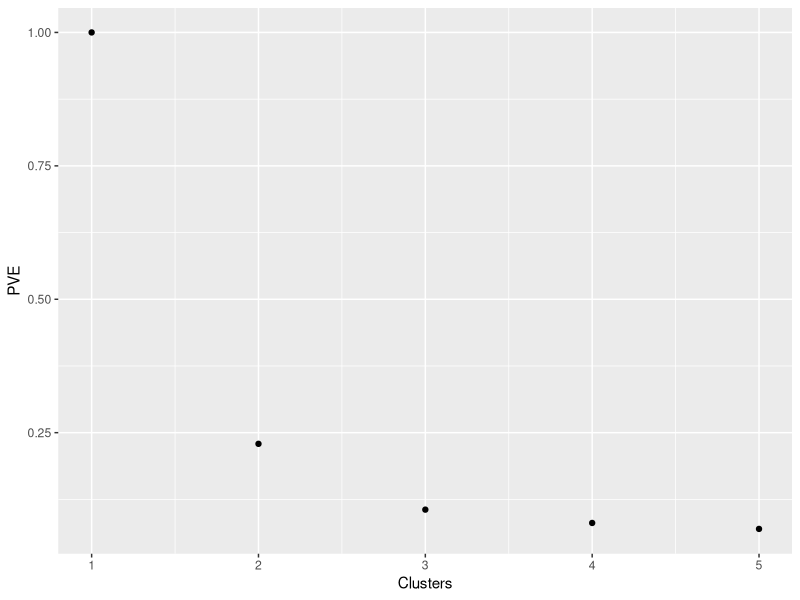
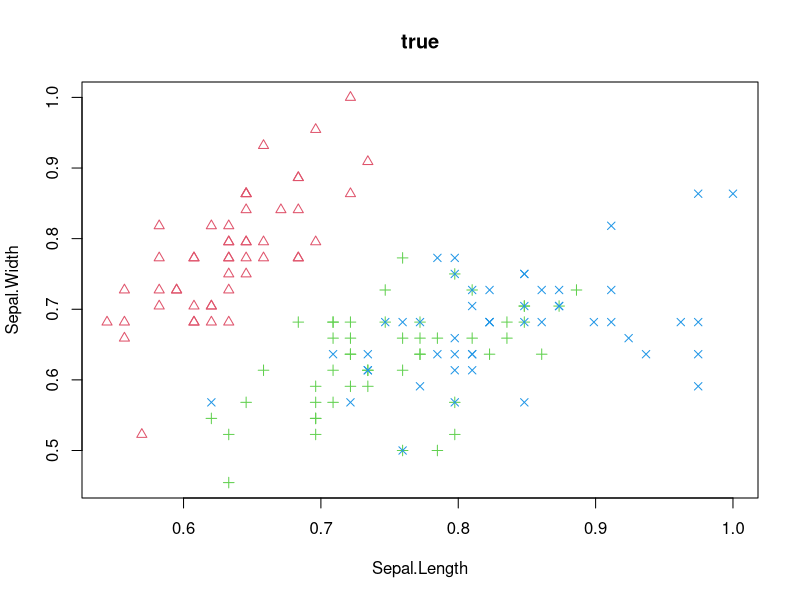
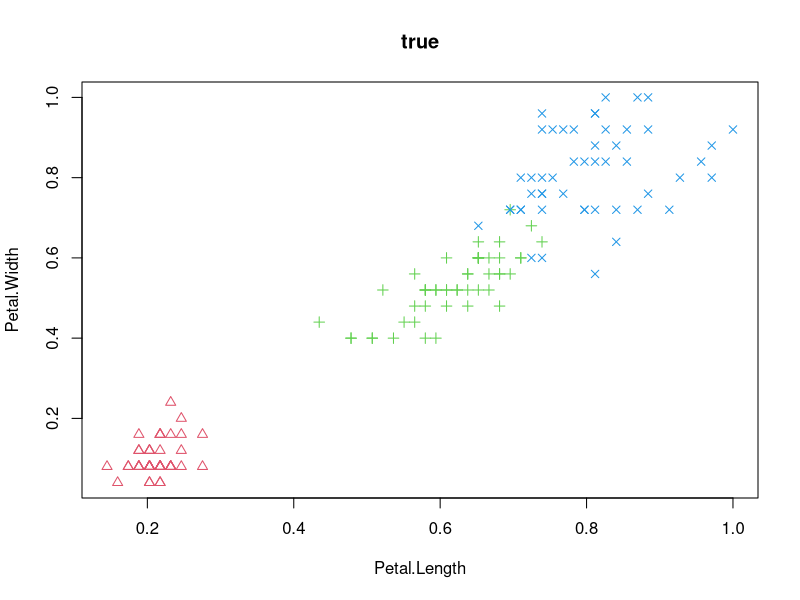
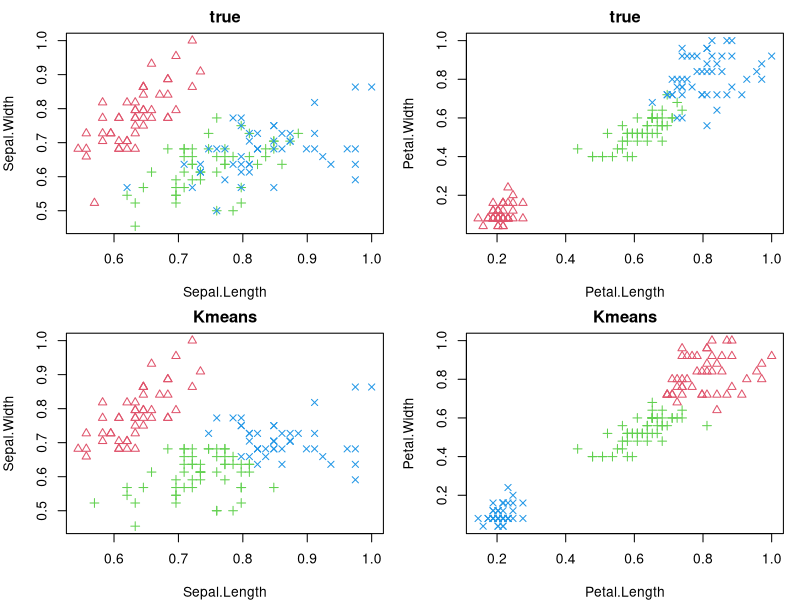
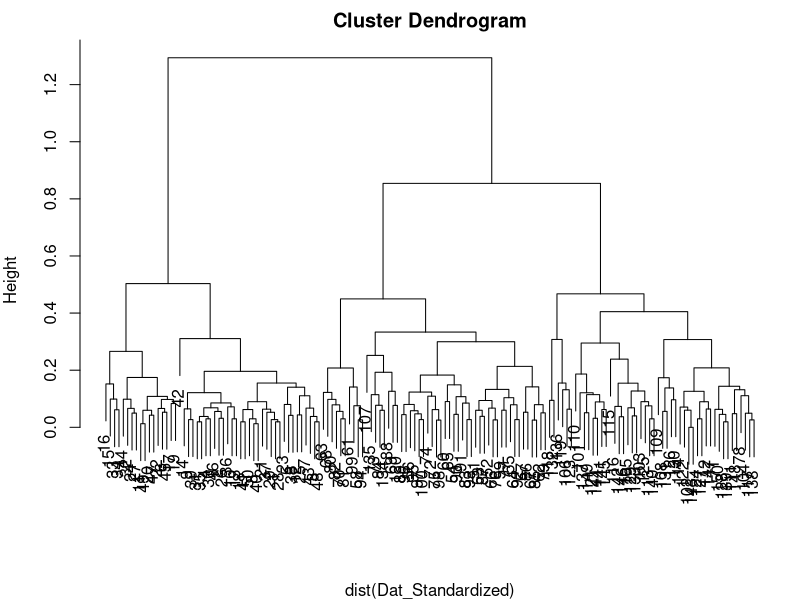
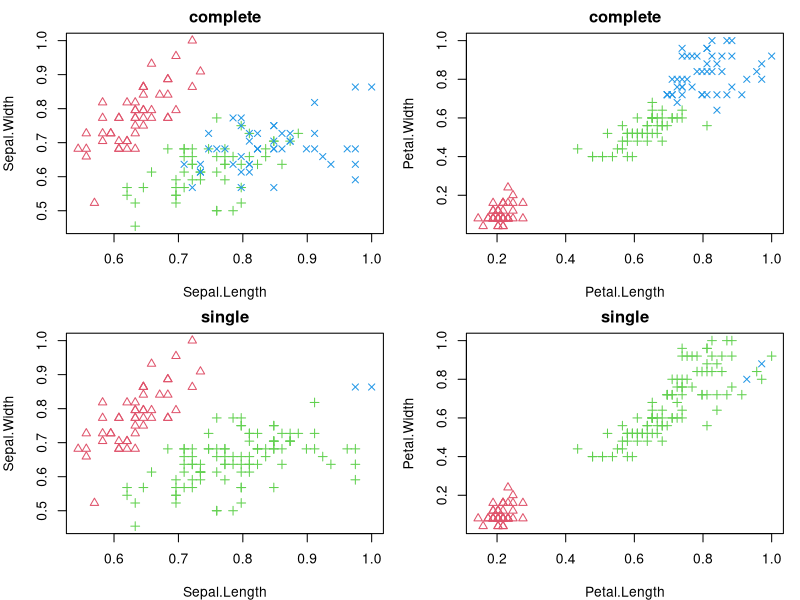
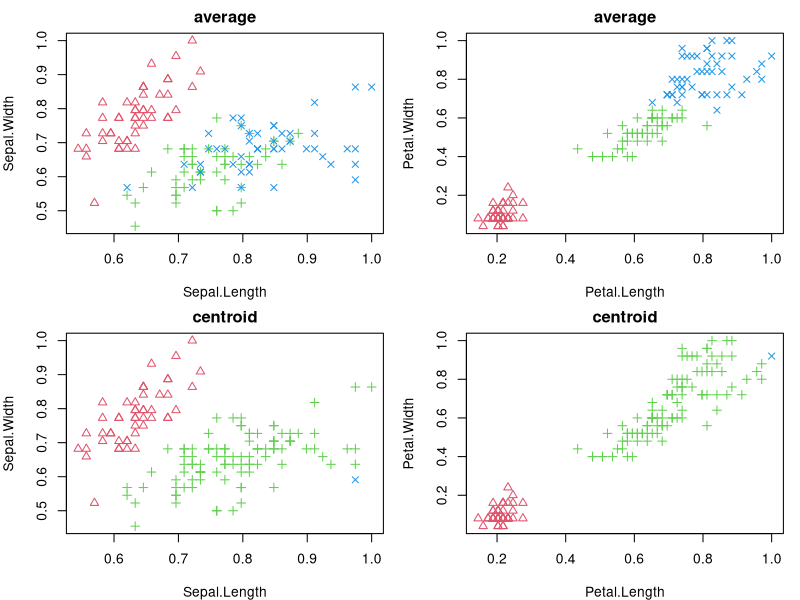
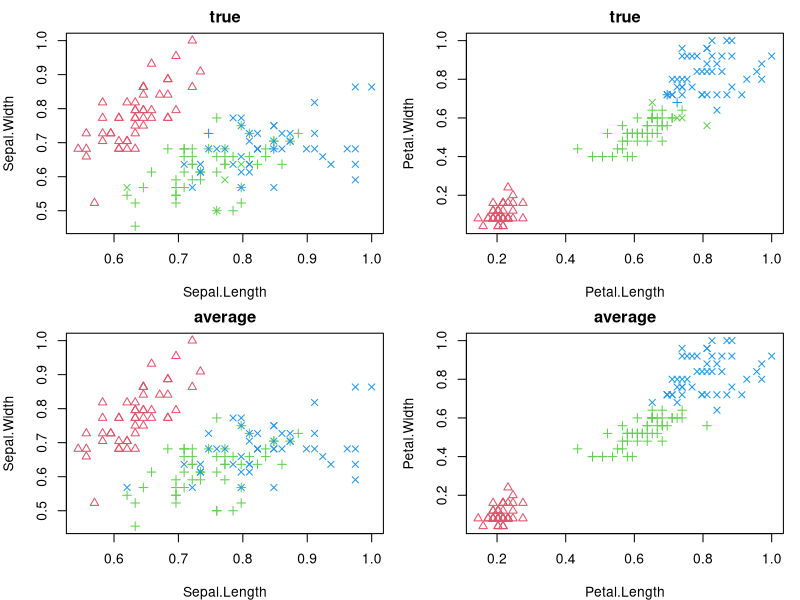

The R script that drew these images, in order:
## ---- chunk 1
knitr::opts_chunk$set(echo = TRUE)
## ---- chunk 2
suppressMessages(library(tidyverse))
library(ggplot2)
data("iris")

Dat <- iris %>% select(-Species)
str(Dat)
head(Dat)

Dat_Standardized <- sapply(Dat, FUN = function(x){
  x/max(x)
})

Dat_Compare_Standardized <- Dat_Standardized %>% as.data.frame %>%
  mutate(Species = as.numeric(iris$Species))


Albuen <- c()
for (i in 1:5) {
  tmp <- kmeans(Dat_Standardized, i, nstart = 50)
  Albuen[i] <- tmp$tot.withinss/tmp$totss
}
Albue_Plot <- tibble(PVE = Albuen, Clusters = seq_along(PVE))

ggplot(data = Albue_Plot, mapping = aes(x = Clusters, y = PVE)) +
  geom_point()

## ---- chunk 3

plot(Dat_Standardized[,1:2], pch = Dat_Compare_Standardized$Species + 1, col = Dat_Compare_Standardized$Species + 1, main = "true")
plot(Dat_Standardized[,3:4], pch = Dat_Compare_Standardized$Species + 1, col = Dat_Compare_Standardized$Species + 1, main = "true")
## ---- chunk 4
par(mfrow=c(2,2))
par(mar=c(4,4,2,1))
kmeans_12 <- kmeans(Dat_Standardized[,1:2], centers = 3,nstart = 50)
kmeans_34 <- kmeans(Dat_Standardized[,3:4], centers = 3,nstart = 50)

plot(Dat_Standardized[,1:2], pch = Dat_Compare_Standardized$Species + 1, col = Dat_Compare_Standardized$Species + 1, main = "true")
plot(Dat_Standardized[,3:4], pch = Dat_Compare_Standardized$Species + 1, col = Dat_Compare_Standardized$Species + 1, main = "true")
plot(Dat_Standardized[,1:2], pch = kmeans_12$cluster + 1, col = kmeans_12$cluster + 1, main = "Kmeans")
plot(Dat_Standardized[,3:4], pch = kmeans_34$cluster + 1, col = kmeans_34$cluster + 1, main = "Kmeans")
## ---- chunk 5
par(mfrow=c(1,1))
Complete_hclust <- hclust(d = dist(Dat_Standardized), method = "complete")

#Dendogram for complete
plot(Complete_hclust) 

res_complete <- cutree(Complete_hclust, 3)

res_single <- hclust(d = dist(Dat_Standardized), method = "single") %>% cutree(3)

res_average <- hclust(d = dist(Dat_Standardized), method = "average") %>% cutree(3)

res_centroid <- hclust(d = dist(Dat_Standardized), method = "centroid") %>% cutree(3)

par(mfrow=c(2,2))
par(mar=c(4,4,2,1))
## Results
plot(Dat_Standardized[,1:2], pch = res_complete + 1, col = res_complete + 1, main = "complete")
plot(Dat_Standardized[,3:4], pch = res_complete + 1, col = res_complete + 1, main = "complete")

plot(Dat_Standardized[,1:2], pch = res_single + 1, col = res_single + 1, main = "single")
plot(Dat_Standardized[,3:4], pch = res_single + 1, col = res_single + 1, main = "single")

plot(Dat_Standardized[,1:2], pch = res_average + 1, col = res_average + 1, main = "average")
plot(Dat_Standardized[,3:4], pch = res_average + 1, col = res_average + 1, main = "average")

plot(Dat_Standardized[,1:2], pch = res_centroid + 1, col = res_centroid + 1, main = "centroid")
plot(Dat_Standardized[,3:4], pch = res_centroid + 1, col = res_centroid + 1, main = "centroid")

##########True groupings ##########
plot(Dat_Standardized[,1:2], pch = Dat_Compare_Standardized$Species + 1, col = res_complete + 1, main = "true")
plot(Dat_Standardized[,3:4], pch = Dat_Compare_Standardized$Species + 1, col = res_complete + 1, main = "true")
plot(Dat_Standardized[,1:2], pch = res_average + 1, col = res_average + 1, main = "average")
plot(Dat_Standardized[,3:4], pch = res_average + 1, col = res_average + 1, main = "average")
#Very similar, unlike some of the other methods. Complete and average looks best for this problem.
plot(Dat_Standardized[,1:2], pch = Dat_Compare_Standardized$Species + 1, col = res_complete + 1, main = "true")
plot(Dat_Standardized[,3:4], pch = Dat_Compare_Standardized$Species + 1, col = res_complete + 1, main = "true")
plot(Dat_Standardized[,1:2], pch = res_complete + 1, col = res_complete + 1, main = "complete")
plot(Dat_Standardized[,3:4], pch = res_complete + 1, col = res_complete + 1, main = "complete")




